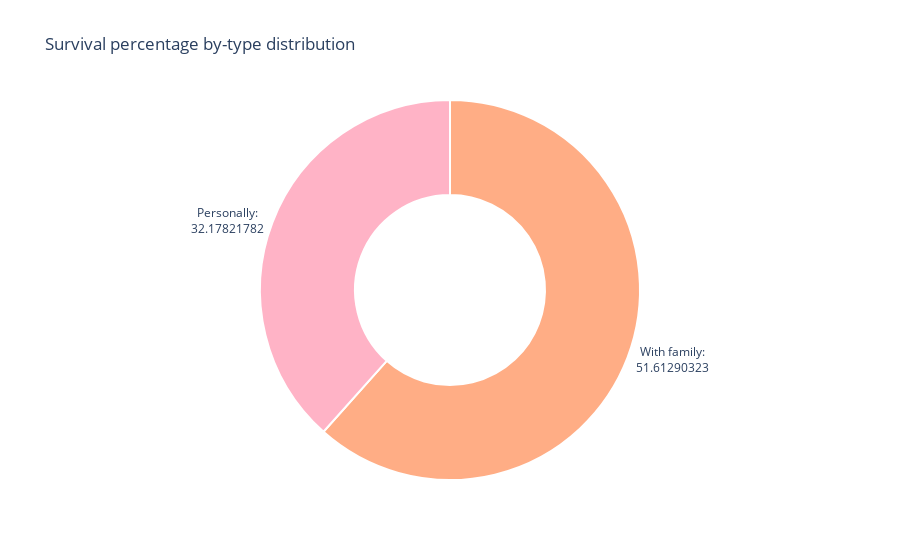

Notebook cell for this chart:
### Markdown cell above
7. Различается ли процент выживаемости пассажиров с хотя бы одним родственником на борту и одиночек?

### Code cell
df = df_all.copy().dropna(subset="Age")
df.loc[:, "type"] = df.apply(lambda x: "Personally" if x["SibSp"] + x["Parch"] == 0 else "With family", axis=1)

df_grp = df[df["Survived"] == 1].groupby("type")["PassengerId"].size().reset_index(name="survived_amount")
df_grp.loc[:, "amount"] = df.groupby("type")["PassengerId"].size().reset_index(name="amount")["amount"]
df_grp.loc[:, "survived_percentage"] = df_grp["survived_amount"] / df_grp["amount"] * 100

fig = go.Figure()
fig.add_trace(go.Pie(labels=df_grp["type"],
                     values=df_grp["survived_percentage"],
                     textinfo="label+text",
                     texttemplate="%{label}:<br>%{value}",
                     textposition="outside",
                     hoverinfo="label+percent+value",
                     marker = dict(colors = ["#ffb3c6",
                                             "#ffad85"],
                                   line=dict(color="#ffffff", width=2))))
fig.update_layout(title_text="Survival percentage by-type distribution",
                  showlegend=False)
fig.update_traces(hole=0.5)

# In general, yes, but these signs are almost independent

### Figure 1 — Plotly figure (JSON) as saved in the notebook; plotly's stock layout.template omitted (floating-point values rounded to 4 significant figures)
{"data": [{"hole": 0.5, "hoverinfo": "label+percent+value", "labels": ["Personally", "With family"], "marker": {"colors": ["#ffb3c6", "#ffad85"], "line": {"color": "#ffffff", "width": 2}}, "textinfo": "label+text", "textposition": "outside", "texttemplate": "%{label}:<br>%{value}", "type": "pie", "values": [32.18, 51.61]}], "layout": {"autosize": true, "showlegend": false, "title": {"text": "Survival percentage by-type distribution"}}}
